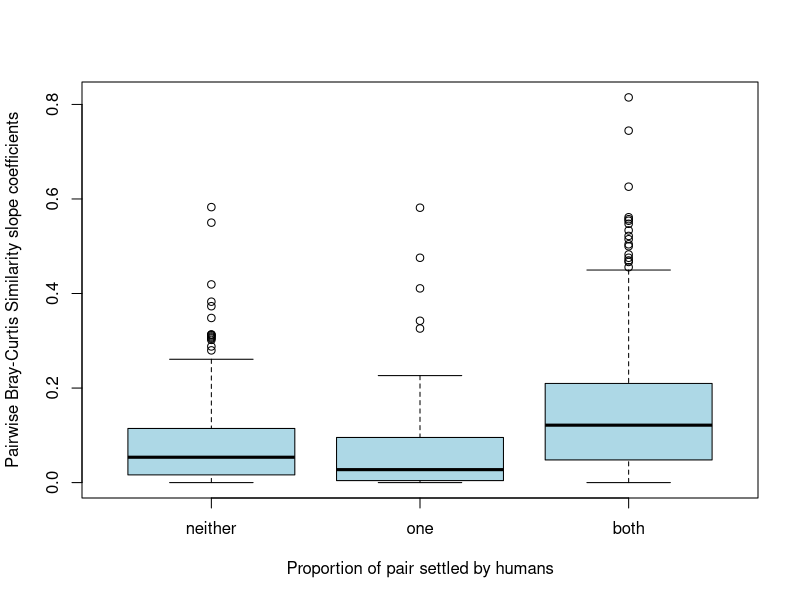

Write R code to recreate this figure.
#here we produce the boxplots to show the similarity
#of sites where neither, one, or both sites were
#settled by people during any particular interval

#the dat csv was group column was input my hand
#in excel
dat<-read.csv("dat.csv")
levels(dat$group)
dat$group <- factor(dat$group , levels=c("neither", "one", "both"))
boxplot(sims ~ group, data = dat, col="lightblue", xlab = "Proportion of pair settled by humans",
        ylab = "Pairwise Bray-Curtis Similarity slope coefficients")
